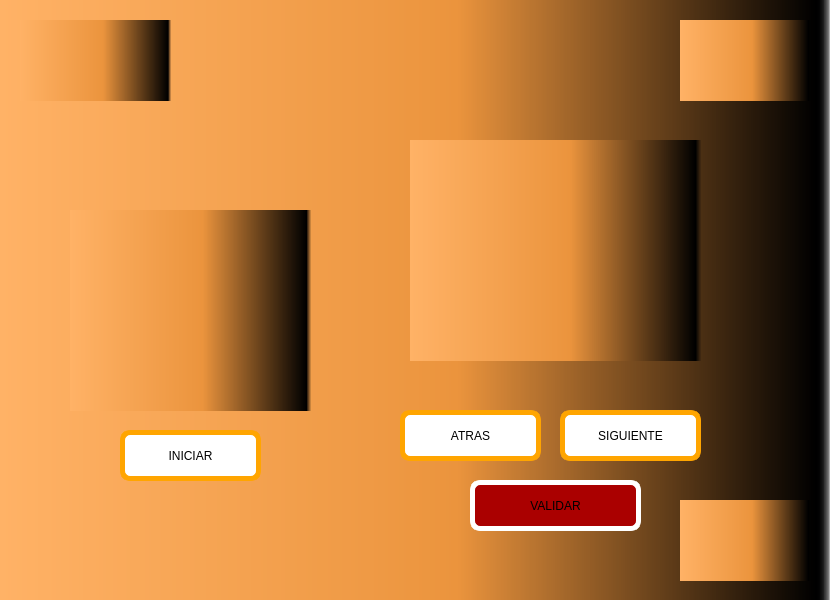
<?xml version="1.0" encoding="UTF-8"?>
<ui version="4.0">
 <class>MainWindow</class>
 <widget class="QMainWindow" name="MainWindow">
  <property name="geometry">
   <rect>
    <x>0</x>
    <y>0</y>
    <width>830</width>
    <height>600</height>
   </rect>
  </property>
  <property name="windowTitle">
   <string>MainWindow</string>
  </property>
  <property name="styleSheet">
   <string notr="true">background-color: qlineargradient(spread:pad, x1:0, y1:0, x2:1, y2:0, stop:0 rgba(255, 178, 102, 255), stop:0.55 rgba(235, 148, 61, 255), stop:0.98 rgba(0, 0, 0, 255), stop:1 rgba(0, 0, 0, 0));</string>
  </property>
  <widget class="QWidget" name="centralwidget">
   <widget class="QLabel" name="label_5">
    <property name="geometry">
     <rect>
      <x>680</x>
      <y>500</y>
      <width>131</width>
      <height>81</height>
     </rect>
    </property>
    <property name="text">
     <string/>
    </property>
    <property name="pixmap">
     <pixmap resource="../recursos.qrc">:/Logos/Imagenes/equipo.jpeg</pixmap>
    </property>
    <property name="scaledContents">
     <bool>true</bool>
    </property>
   </widget>
   <widget class="QPushButton" name="btn_validar">
    <property name="geometry">
     <rect>
      <x>470</x>
      <y>480</y>
      <width>171</width>
      <height>51</height>
     </rect>
    </property>
    <property name="styleSheet">
     <string notr="true">background-color: rgb(170, 0, 0);
border: 5px solid white;
border-radius: 10px;</string>
    </property>
    <property name="text">
     <string>VALIDAR</string>
    </property>
   </widget>
   <widget class="QLabel" name="label_4">
    <property name="geometry">
     <rect>
      <x>680</x>
      <y>20</y>
      <width>131</width>
      <height>81</height>
     </rect>
    </property>
    <property name="text">
     <string/>
    </property>
    <property name="pixmap">
     <pixmap resource="../recursos.qrc">:/Logos/Imagenes/logo fians.jpg</pixmap>
    </property>
    <property name="scaledContents">
     <bool>true</bool>
    </property>
   </widget>
   <widget class="QLabel" name="label">
    <property name="geometry">
     <rect>
      <x>20</x>
      <y>20</y>
      <width>151</width>
      <height>81</height>
     </rect>
    </property>
    <property name="text">
     <string/>
    </property>
    <property name="pixmap">
     <pixmap resource="../recursos.qrc">:/Logos/Imagenes/logo uat.jpg</pixmap>
    </property>
    <property name="scaledContents">
     <bool>true</bool>
    </property>
   </widget>
   <widget class="QPushButton" name="btn_atras">
    <property name="geometry">
     <rect>
      <x>400</x>
      <y>410</y>
      <width>141</width>
      <height>51</height>
     </rect>
    </property>
    <property name="styleSheet">
     <string notr="true">background-color: rgb(255, 255, 255);
border: 5px solid orange;
border-radius: 10px;</string>
    </property>
    <property name="text">
     <string>ATRAS</string>
    </property>
   </widget>
   <widget class="QPushButton" name="btn_iniciar">
    <property name="geometry">
     <rect>
      <x>120</x>
      <y>430</y>
      <width>141</width>
      <height>51</height>
     </rect>
    </property>
    <property name="styleSheet">
     <string notr="true">background-color: rgb(255, 255, 255);
border: 5px solid orange;
border-radius: 10px;</string>
    </property>
    <property name="text">
     <string>INICIAR</string>
    </property>
   </widget>
   <widget class="QPushButton" name="btn_siguiente">
    <property name="geometry">
     <rect>
      <x>560</x>
      <y>410</y>
      <width>141</width>
      <height>51</height>
     </rect>
    </property>
    <property name="styleSheet">
     <string notr="true">background-color: rgb(255, 255, 255);
border: 5px solid orange;
border-radius: 10px;</string>
    </property>
    <property name="text">
     <string>SIGUIENTE</string>
    </property>
   </widget>
   <widget class="QLabel" name="imagenUsu">
    <property name="geometry">
     <rect>
      <x>410</x>
      <y>140</y>
      <width>291</width>
      <height>221</height>
     </rect>
    </property>
    <property name="text">
     <string/>
    </property>
    <property name="pixmap">
     <pixmap>:/Mascotas/gato.jpeg</pixmap>
    </property>
    <property name="scaledContents">
     <bool>true</bool>
    </property>
   </widget>
   <widget class="QLabel" name="imagenPC">
    <property name="geometry">
     <rect>
      <x>70</x>
      <y>210</y>
      <width>241</width>
      <height>201</height>
     </rect>
    </property>
    <property name="styleSheet">
     <string notr="true"/>
    </property>
    <property name="text">
     <string/>
    </property>
    <property name="pixmap">
     <pixmap>:/Mascotas/gato.jpeg</pixmap>
    </property>
    <property name="scaledContents">
     <bool>true</bool>
    </property>
   </widget>
  </widget>
 </widget>
 <resources>
  <include location="../recursos.qrc"/>
 </resources>
 <connections/>
</ui>
